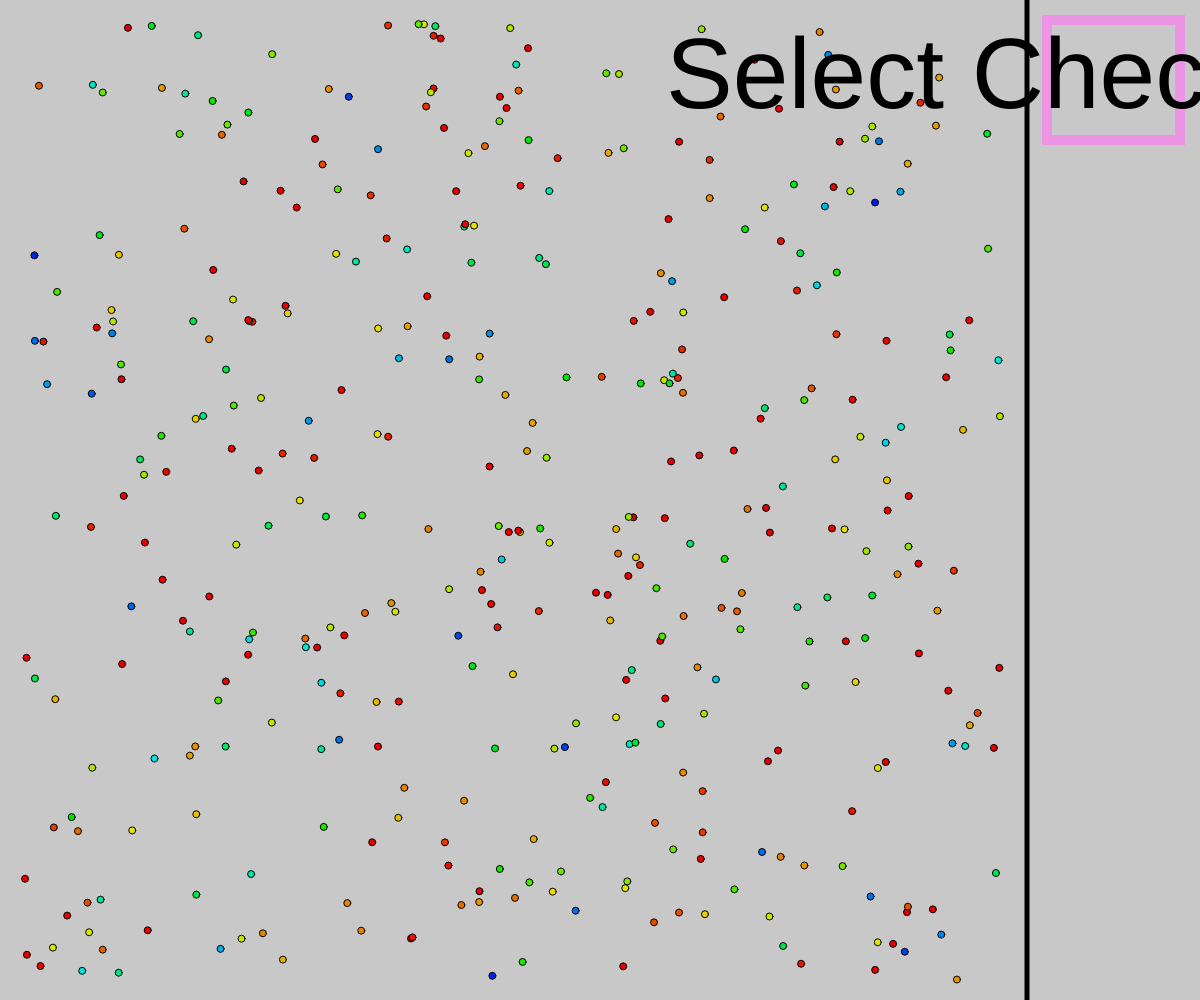
Frame 1 (no input)
Frame 60 (no input): identical to frame 1, image omitted
Frame 120 (the mouse pressed at the canvas centre since frame 60): identical to frame 1, image omitted

The p5.js sketch that drew this single still picture (run headless with seeded random() and noise() and a simulated clock; from frame 60 on, the mouse is pressed at the canvas centre):

// p5.js sketch
// ── sketch.js
// Variables
var x, y;
var cp_toggle_button;
var checkpoints = [];

// Constants
var DISPLAY_SIZE;
var BACKGROUND_COL;
var PADDING_RATIO = 0.02;
var PADDING_PIX;
var DOT_RAD = 7;
var LINE_POS_X;
var BUTTON_HEIGHT;

function setup() {
	// put setup code here
	createCanvas(windowWidth, windowHeight);

	samples = get_samples();

	draw_setup();
}

function draw() {
	// put drawing code here
	//draw_data(x, y, 5);
	background(BACKGROUND_COL);
	draw_data(samples, DOT_RAD);
	cp_toggle_button.draw();

	checkpoints.forEach(function(cp){
		cp.draw();
	});

	draw_dash();

}

function windowResized() {
	resizeCanvas(windowWidth, windowHeight);
	draw_setup();
}

function mousePressed(){
	cp_button_func();

	cp_toggle_button.mouseClicked();
}

function keyPressed(){
	if(keyCode == ESCAPE && !checkpoints[checkpoints.length - 1].placed){
		checkpoints.pop();
	}
}

function draw_setup(){
	BACKGROUND_COL = color(200, 200, 200);
	background(BACKGROUND_COL);
	DISPLAY_SIZE = windowHeight;
	PADDING_PIX = DISPLAY_SIZE * PADDING_RATIO;
	LINE_POS_X = DISPLAY_SIZE + DOT_RAD + PADDING_PIX;
	BUTTON_WIDTH = windowWidth - LINE_POS_X - 2*PADDING_PIX;
	BUTTON_HEIGHT = DISPLAY_SIZE * 0.1;
	draw_data(samples, DOT_RAD);
	cp_toggle_button = new Button(LINE_POS_X + PADDING_PIX, PADDING_PIX, BUTTON_WIDTH, BUTTON_HEIGHT, function(){});
	draw_dash();
}

var cp_button_func = function(){
	if (cp_toggle_button.pressed && mouseX < LINE_POS_X){
		if(checkpoints.length == 0 || checkpoints[checkpoints.length - 1].placed){
			checkpoints.push(new CheckPoint(mouseX, mouseY));
		} else {
			checkpoints[checkpoints.length - 1].place(mouseX, mouseY);
		}
	}
}

function draw_dash(){
	push();
	strokeWeight(5);
	line(LINE_POS_X, 0, LINE_POS_X, DISPLAY_SIZE);

	//cp_toggle_button.draw();
	pop();
}
// ── data.js
var NUM_ELEMENTS = 400;

class Sample {
    constructor(pos, vel, acc, time){
        this.pos = pos;
        this.vel = vel;
        this.acc = acc;
        this.time = time;
    }
}

function get_samples() {
    return gen_rand_samples(NUM_ELEMENTS);
}

function draw_data(samples, rad){
    push();
    colorMode(HSB);
    //noStroke();
    for(var i = 0; i < samples.length; i++){
        fill(color((1 - samples[i].vel.mag()) * 255, 200, 90))
        circ_x = (DISPLAY_SIZE - PADDING_PIX) * samples[i].pos.x + PADDING_PIX
        circ_y = (DISPLAY_SIZE - 2*PADDING_PIX) * samples[i].pos.y + PADDING_PIX
        circle(circ_x, circ_y, rad);
    }
    pop();
}

function gen_rand_samples(n){
    var samples = [];

    for (i = 0; i < n; i++){
        p = vec_abs(createVector(Math.random(), Math.random()));
        v = vec_abs(createVector(Math.random(), Math.random()));
        a = vec_abs(createVector(Math.random(), Math.random()));
        t = Math.random();
        samples.push(new Sample(p, v, a, t));
    }

    return samples;
}

function vec_abs(v){
    return createVector(Math.abs(v.x), Math.abs(v.y));
}
// ── input.js
var BUTTON_COL;

class Button {
    constructor(x, y, w, h, func){
        this.x = x;
        this.y = y;
        this.w = w;
        this.h = h;
        this.func = func;

        this.pressed = false;

        BUTTON_COL = color(237, 149, 229);
    }

    draw(){
        push();
        console.log(this.pressed);

        if (this.pressed){fill(BUTTON_COL);} 
        else {fill(BACKGROUND_COL);}

        strokeWeight(10);
        stroke(BUTTON_COL);
        //fill(BACKGROUND_COL);
        rectMode(CORNER);
        rect(this.x, this.y, this.w, this.y+this.h);

        //console.log([this.x, this.y, this.x+this.w, this.y+this.h]);

        // if (this.pressed){fill(BUTTON_COL);} 
        // else {fill('black');}

        fill('black');
        textAlign(CENTER, CENTER);
        noStroke();
        textSize(BUTTON_HEIGHT);
        text("Select Check Points", this.x+this.w/2, this.y+this.h/2 + 10);
        pop();
    }

    mouseClicked(){
        if (mouseX > this.x && mouseX < this.x + this.w
            && mouseY > this.y && mouseY < this.y + this.h){
                this.func();
                this.pressed = !this.pressed;
        }
    }
}

class CheckPoint {
    constructor(x1, y1){
        this.x1 = x1;
        this.y1 = y1;
        this.x2 = 0;
        this.y2 = 0;

        this.placed = false;
    }

    draw(){
        push();
        strokeWeight(3);
        if(!this.placed){
            line(this.x1, this.y1, mouseX, mouseY);
        } else {
            line(this.x1, this.y1, this.x2, this.y2);
        }
        pop();
    }

    place(x2, y2){
        this.x2 = x2;
        this.y2 = y2;
        this.placed = true;
    }
}
